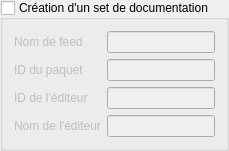
           <widget class="QGroupBox" name="groupBox_generateDocset">
            <property name="toolTip">
             <string>Si coché, génère des indexes
supplémentaires pour Apple XCode
et générer un docset.
Par défaut : non coché</string>
            </property>
            <property name="statusTip">
             <string>GENERATE_DOCSET</string>
            </property>
            <property name="title">
             <string>Création d'un set de documentation</string>
            </property>
            <property name="checkable">
             <bool>true</bool>
            </property>
            <property name="checked">
             <bool>false</bool>
            </property>
            <layout class="QFormLayout" name="formLayout_10">
             <item row="0" column="0">
              <widget class="QLabel" name="label_feedname">
               <property name="toolTip">
                <string>Permet de spécifier le feedname.
Par défaut : Doxygen generated
docs</string>
               </property>
               <property name="statusTip">
                <string>DOCSET_FEEDNAME</string>
               </property>
               <property name="text">
                <string>Nom de feed</string>
               </property>
              </widget>
             </item>
             <item row="0" column="1">
              <widget class="QLineEdit" name="lineEdit_docsetFeedname">
               <property name="statusTip">
                <string>DOCSET_FEEDNAME</string>
               </property>
              </widget>
             </item>
             <item row="1" column="0">
              <widget class="QLabel" name="label_docsetBundleId">
               <property name="toolTip">
                <string>Spécifie l'ID du paquet. Il doit être
de la forme d'un nom de domaine
inversé.
Par défaut : org.doxygen.Project</string>
               </property>
               <property name="statusTip">
                <string>DOCSET_BUNDLE_ID</string>
               </property>
               <property name="text">
                <string>ID du paquet</string>
               </property>
              </widget>
             </item>
             <item row="1" column="1">
              <widget class="QLineEdit" name="lineEdit_docsetBundleId">
               <property name="statusTip">
                <string>DOCSET_BUNDLE_ID</string>
               </property>
              </widget>
             </item>
             <item row="2" column="0">
              <widget class="QLabel" name="label_docsetPublisherId">
               <property name="toolTip">
                <string>Spécifie l'ID de l'éditeur. Il doit être
de la forme d'un nom de domaine
inversé.
Par défaut : org.doxygen.Publisher</string>
               </property>
               <property name="statusTip">
                <string>DOCSET_PUBLISHER_ID</string>
               </property>
               <property name="text">
                <string>ID de l'éditeur</string>
               </property>
              </widget>
             </item>
             <item row="2" column="1">
              <widget class="QLineEdit" name="lineEdit_docsetPublisherId">
               <property name="statusTip">
                <string>DOCSET_PUBLISHER_ID</string>
               </property>
              </widget>
             </item>
             <item row="3" column="0">
              <widget class="QLabel" name="label_docsetPublisherName">
               <property name="toolTip">
                <string>Permet de définir le nom de
l'éditeur.
Par défaut : Publisher</string>
               </property>
               <property name="statusTip">
                <string>DOCSET_PUBLISHER_NAME</string>
               </property>
               <property name="text">
                <string>Nom de l'éditeur</string>
               </property>
              </widget>
             </item>
             <item row="3" column="1">
              <widget class="QLineEdit" name="lineEdit_docsetPublisherName">
               <property name="statusTip">
                <string>DOCSET_PUBLISHER_NAME</string>
               </property>
              </widget>
             </item>
            </layout>
           </widget>
